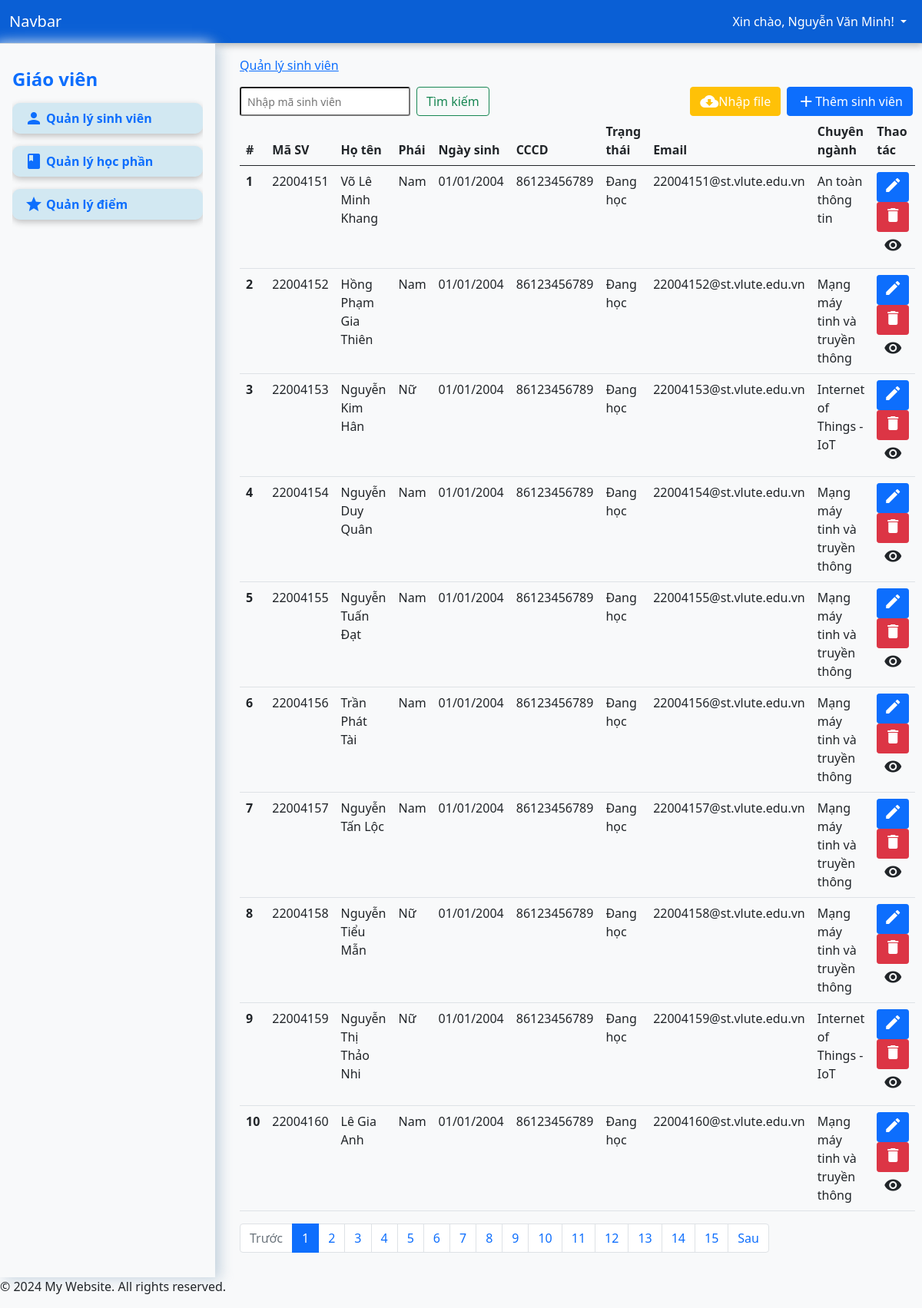
Screenshot of /?page=students (signed in) with the database file from the repository.
### tables this page shows
CREATE TABLE `students` (
  `id` int(11) NOT NULL,
  `student_code` varchar(50) NOT NULL,
  `full_name` varchar(255) NOT NULL,
  `identity` varchar(255) NOT NULL,
  `dob` date DEFAULT NULL,
  `gender` enum('Nam','Nữ','Khác') NOT NULL DEFAULT 'Nam',
  `address` varchar(255) NOT NULL,
  `email` varchar(255) DEFAULT NULL,
  `major` varchar(50) NOT NULL,
  `status` enum('Đang học','Tạm dừng học','Đã tốt nghiệp','Nghỉ học','Buộc thôi học') DEFAULT 'Đang học',
  `created_at` datetime DEFAULT current_timestamp()
);

CREATE TABLE `majors` (
  `id` int(11) NOT NULL,
  `major_code` varchar(50) NOT NULL,
  `major_name` varchar(255) NOT NULL,
  `courses` text DEFAULT NULL
);

### app/controller/StudentController.php (called while the page is built, shortened)
<?php
class StudentController
{
    private $conn;
    public function __construct($conn)
    {
        $this->conn = $conn;
    }
    public function index($limit = PHP_INT_MAX, $offset = 0)
    {
        $query = "SELECT * FROM students LIMIT $offset, $limit";
        $result = mysqli_query($this->conn, $query);
        $students = [];
        while ($row = mysqli_fetch_assoc($result)) {
            $students[] = $row;
        }
        return $students;
    }
    public function count()
    {
        $query = "SELECT COUNT(*) as total FROM students";
        $result = mysqli_query($this->conn, $query);
        $row = mysqli_fetch_assoc($result);
        return $row['total'];
    }
}

### app/views/pages/students.php (the view, shortened to what this page needs)
<?php
require_once "app/controller/StudentController.php";
$studentController = new StudentController($conn);
$page = isset($_GET['num']) ? (int)$_GET['num'] : 1;
$page = max($page, 1);
$limit = 10;
$offset = ($page - 1) * $limit;
$search = isset($_POST['search']) ? $_POST['search'] : '';
if ($search) {
    $students = $studentController->show($search);
    $total_students = count($students);
    $total_pages = 1;
} else {
    $students = $studentController->index($limit, $offset);
    $total_students = $studentController->count();
    $total_pages = ceil($total_students / $limit);
}
?>
<nav aria-label="Page navigation example">
    <form class="d-flex float-start" method="post">
        <input class="form-control-sm me-2" name="search" type="search" placeholder="Nhập mã sinh viên" aria-label="Search" required>
        <button class="btn btn-outline-success mr-2" type="submit">Tìm kiếm</button>
    </form>
    <?php if ($_SESSION['auth_user']['role'] == 'GV'): ?>
        <button type="button" class="btn btn-primary float-end d-flex align-items-center ms-2" data-bs-toggle="modal" data-bs-target="#addStudentModal"><i class="material-icons">add</i> Thêm sinh viên</button>
        <button type="button" class="btn btn-warning float-end d-flex align-items-center text-white" data-bs-toggle="modal" data-bs-target="#importFileModal"><i class="material-icons">cloud_download</i> Nhập file</button>
    <?php endif; ?>
    <table class="table">
        <thead>
            <tr>
                <th scope="col">#</th>
                <th scope="col">Mã SV</th>
                <th scope="col">Họ tên</th>
                <th scope="col">Phái</th>
                <th scope="col">Ngày sinh</th>
                <th scope="col">CCCD</th>
                <th scope="col">Trạng thái</th>
                <th scope="col">Email</th>
                <th scope="col">Chuyên ngành</th>
                <th scope="col">Thao tác</th>
            </tr>
        </thead>
        <tbody>
            <?php foreach ($students as $index => $student): ?>
                <tr>
                    <th scope="row"><?php echo $index + 1; ?></th>
                    <td><?php echo htmlspecialchars($student['student_code']); ?></td>
                    <td><?php echo htmlspecialchars($student['full_name']); ?></td>
                    <td><?php echo htmlspecialchars($student['gender']); ?></td>
                    <td><?php echo htmlspecialchars(date('d/m/Y', strtotime($student['dob']))); ?></td>
                    <td><?php echo htmlspecialchars($student['identity']); ?></td>
                    <td><?php echo htmlspecialchars($student['status']); ?></td>
                    <td><?php echo htmlspecialchars($student['email']); ?></td>
                    <td>
                        <?php
                        $major_code = $student['major'];
                        $query = "Select major_name from majors where major_code = '$major_code'";
                        $result = mysqli_query($conn, $query);
                        if ($result && mysqli_num_rows($result) > 0) {
                            $row = mysqli_fetch_assoc($result);
                            echo $row['major_name'];
                        } else {
                            echo "";
                        }
                        ?>
                    </td>
                    <td>
                        <?php if ($_SESSION['auth_user']['role'] == 'GV'): ?>
                            <button class="btn btn-primary btn-sm" data-bs-toggle="modal" data-bs-target="#editStudentModal"
                                data-id="<?php echo $student['id']; ?>"
                                data-student_code="<?php echo htmlspecialchars($student['student_code']); ?>"
                                data-full_name="<?php echo htmlspecialchars($student['full_name']); ?>"
                                data-dob="<?php echo htmlspecialchars($student['dob']); ?>"
                                data-identity="<?php echo htmlspecialchars($student['identity']); ?>"
                                data-address="<?php echo htmlspecialchars($student['address']); ?>"
                                data-gender="<?php echo htmlspecialchars($student['gender']); ?>"
                                data-email="<?php echo htmlspecialchars($student['email']); ?>">
                                <i class="material-icons">edit</i>
                            </button>
                            <form action="app/controller/StudentController.php" method="POST" style="display:inline;">
                                <button type="submit" class="btn btn-danger btn-sm"><i class="material-icons">delete</i></button>
                            </form>
                        <?php endif; ?>
                        <a type="button" class="btn btn-sm" href="?page=detail&student_code=<?php echo $student['student_code'] ?>"><i class="material-icons">visibility</i></a>
                    </td>
                </tr>
            <?php endforeach; ?>
        </tbody>
    </table>
    <ul class="pagination">
        <li class="page-item <?php if ($page <= 1) echo 'disabled'; ?>">
            <a class="page-link" href="?page=students&num=<?php echo $page - 1; ?>">Trước</a>
        </li>
        <?php for ($i = 1; $i <= $total_pages; $i++): ?>
            <li class="page-item <?php if ($page == $i) echo 'active'; ?>">
                <a class="page-link" href="?page=students&num=<?php echo $i; ?>"><?php echo $i; ?></a>
            </li>
        <?php endfor; ?>
        <li class="page-item <?php if ($page >= $total_pages) echo 'disabled'; ?>">
            <a class="page-link" href="?page=students&num=<?php echo $page + 1; ?>">Sau</a>
        </li>
    </ul>
</nav>

### rows the page displays
students: student_code "22004151", full_name "Võ Lê Minh Khang", gender "Nam", dob "01/01/2004", identity "86123456789", status "Đang học", email "22004151@st.vlute.edu.vn", majors.major_name "An toàn thông tin"
students: student_code "22004152", full_name "Hồng Phạm Gia Thiên", gender "Nam", dob "01/01/2004", identity "86123456789", status "Đang học", email "22004152@st.vlute.edu.vn", majors.major_name "Mạng máy tinh và truyền thông"
students: student_code "22004153", full_name "Nguyễn Kim Hân", gender "Nữ", dob "01/01/2004", identity "86123456789", status "Đang học", email "22004153@st.vlute.edu.vn", majors.major_name "Internet of Things - IoT"
students: student_code "22004154", full_name "Nguyễn Duy Quân", gender "Nam", dob "01/01/2004", identity "86123456789", status "Đang học", email "22004154@st.vlute.edu.vn", majors.major_name "Mạng máy tinh và truyền thông"
students: student_code "22004155", full_name "Nguyễn Tuấn Đạt", gender "Nam", dob "01/01/2004", identity "86123456789", status "Đang học", email "22004155@st.vlute.edu.vn", majors.major_name "Mạng máy tinh và truyền thông"
students: student_code "22004156", full_name "Trần Phát Tài", gender "Nam", dob "01/01/2004", identity "86123456789", status "Đang học", email "22004156@st.vlute.edu.vn", majors.major_name "Mạng máy tinh và truyền thông"
students: student_code "22004157", full_name "Nguyễn Tấn Lộc", gender "Nam", dob "01/01/2004", identity "86123456789", status "Đang học", email "22004157@st.vlute.edu.vn", majors.major_name "Mạng máy tinh và truyền thông"
students: student_code "22004158", full_name "Nguyễn Tiểu Mẫn", gender "Nữ", dob "01/01/2004", identity "86123456789", status "Đang học", email "22004158@st.vlute.edu.vn", majors.major_name "Mạng máy tinh và truyền thông"
students: student_code "22004159", full_name "Nguyễn Thị Thảo Nhi", gender "Nữ", dob "01/01/2004", identity "86123456789", status "Đang học", email "22004159@st.vlute.edu.vn", majors.major_name "Internet of Things - IoT"
students: student_code "22004160", full_name "Lê Gia Anh", gender "Nam", dob "01/01/2004", identity "86123456789", status "Đang học", email "22004160@st.vlute.edu.vn", majors.major_name "Mạng máy tinh và truyền thông"

### other values shown
$_SESSION['auth_user']['username'] "Nguyễn Văn Minh"
$page_titles[$_GET['page']] "Quản lý sinh viên"
